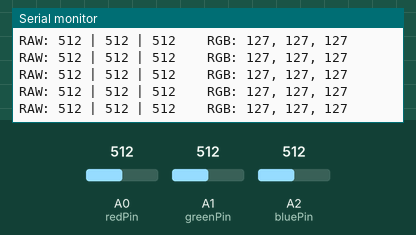
Simulated run of this sketch. Board: Arduino Zero (SAMD21). On the bench: the last lines printed to the serial monitor. The inputs (shaded band) are chosen by the test bench; at power-on: A0 (redPin) = 512, A1 (greenPin) = 512, A2 (bluePin) = 512 (analog values on the 0–1023 scale).

Above: at 1.2 s.
1.3 s: A0 (redPin) set to 716
At 1.56 s:
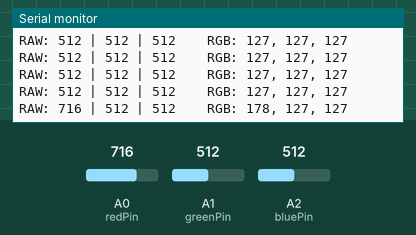
2.8 s: A1 (greenPin) set to 716
At 2.96 s:
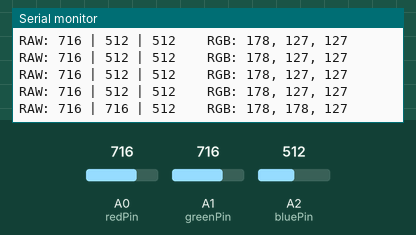
4.3 s: A2 (bluePin) set to 716
At 4.37 s:
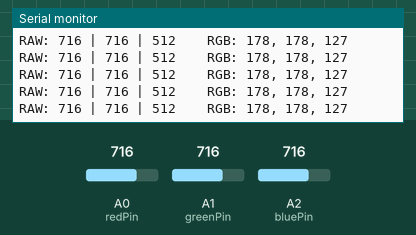
5.8 s: A0 (redPin) set to 900
At 5.97 s:
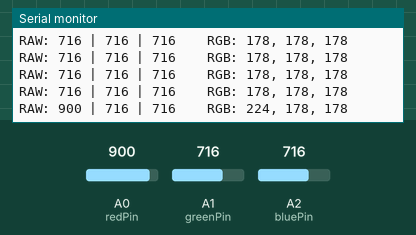
7.3 s: A1 (greenPin) set to 900
At 7.38 s:
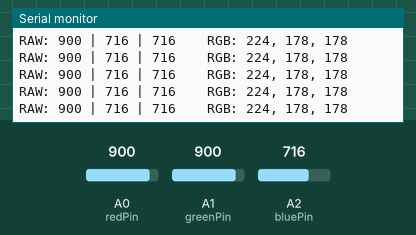
8.8 s: A2 (bluePin) set to 900
At 8.98 s:
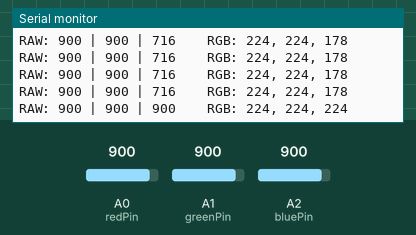
Timing chart, 0 to 11.3 s (numbered marks = the images above; inputs shaded):
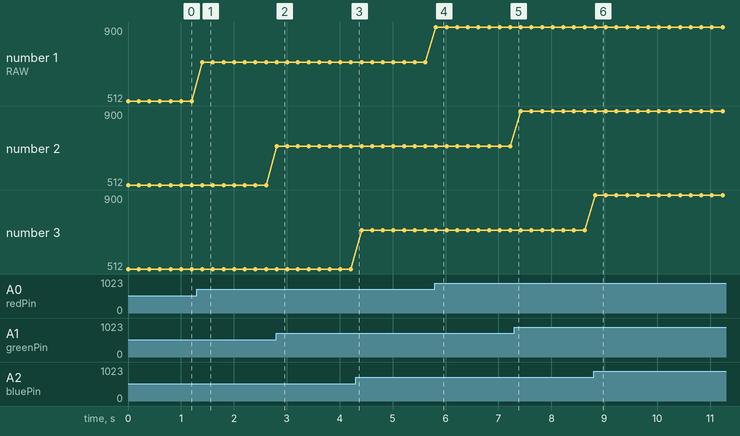

Measured:
- after the input at 1.3 s, the serial monitor: prints a new line after 0.10 s (image 1)
- after the input at 2.8 s, the serial monitor: prints a new line at once (image 2)
- after the input at 5.8 s, the serial monitor: prints a new line at once (image 4)
- after the input at 8.8 s, the serial monitor: prints a new line at once (image 6)
- plotted number 1: 512 → 716 after the input at 1.3 s, 716 → 900 after the input at 5.8 s

The sketch:

03_rgb_mapping_test.ino
```cpp
/*
* Project: Colour Duel
 * File: 03_rgb_mapping_test.ino
 * Module: CASA0014 - Prototyping the Internet of Things
 * Board: Arduino MKR WiFi 1010
 *
 * Description:
 * This sketch tests three rotary angle sensors used to
 * control the Red, Green, and Blue channels of an RGB
 * Colour Mixer.
 *
 * Each sensor is connected to an analog input:
 *   - Red   -> A0
 *   - Green -> A1
 *   - Blue  -> A2
 *
 * The Arduino reads raw analog values (0-1023) and
 * maps them to RGB intensity values (0-255).
 *
 * Both raw sensor readings and mapped RGB values
 * are displayed in the Serial Monitor at 9600 baud.
 *
 * Test Result:
 * SUCCESS - Arduino reads the three analog inputs
 * and converts their values into RGB data.
 */

const int redPin = A0;
const int greenPin = A1;
const int bluePin = A2;

void setup() {
  Serial.begin(9600);
  analogReadResolution(10);

  while (!Serial && millis() < 5000) {
    // Wait for Serial Monitor
  }

  Serial.println("RGB Colour Mixer Started!");
  Serial.println("-------------------------");
}

void loop() {
  // Read three rotary sensors
  int redRaw = analogRead(redPin);
  int greenRaw = analogRead(greenPin);
  int blueRaw = analogRead(bluePin);

  // Convert 0-1023 into RGB 0-255
  int red = map(redRaw, 0, 1023, 0, 255);
  int green = map(greenRaw, 0, 1023, 0, 255);
  int blue = map(blueRaw, 0, 1023, 0, 255);

  // Print raw sensor values
  Serial.print("RAW: ");
  Serial.print(redRaw);
  Serial.print(" | ");
  Serial.print(greenRaw);
  Serial.print(" | ");
  Serial.print(blueRaw);

  // Print RGB values
  Serial.print("    RGB: ");
  Serial.print(red);
  Serial.print(", ");
  Serial.print(green);
  Serial.print(", ");
  Serial.println(blue);

  delay(200);
}
```
